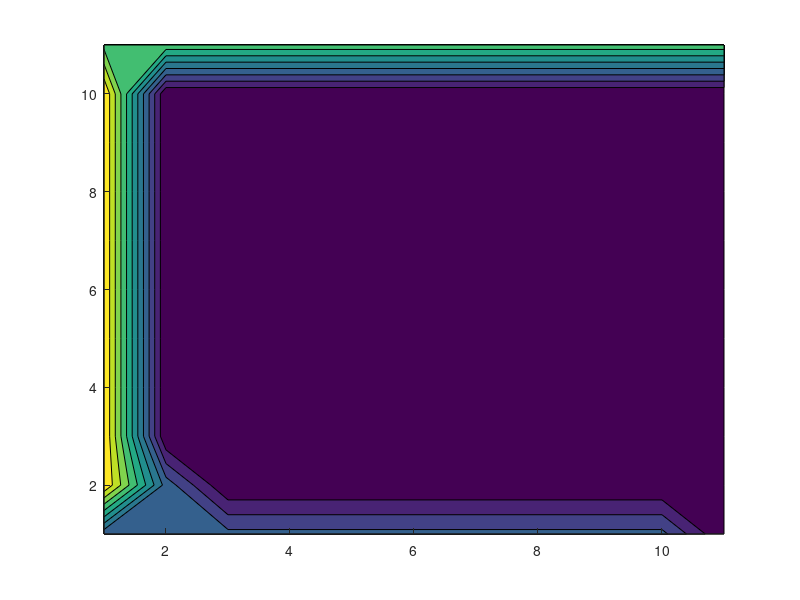

The MATLAB source for this figure: (Note: this script raises an error after producing the figure.)
clc; clear all;
n = 11;           % grid size
dt = 0.01;        % time step
num_steps = 100;  % number of iterations

% initial conditions
phi = zeros(n, n); % Temperature matrix
phi(:, 1) = 10;     % Left boundary
phi(1, :) = 3;     % Bottom boundary
phi(:, end) = 0;   % Right boundary
phi(end, :) = 7;   % Top boundary

% simulation
error_margin = zeros(num_steps, 1);
for step = 1:num_steps
    for i = 2:n-1
        for j = 2:n-1
            phi_prev = phi;
            phi(i, j) = (phi(i+1, j) + phi(i-1, j) + phi(i, j+1) + phi(i, j-1))/4;
            phi(:, 1) = 10;    % Left boundary
            phi(1, :) = 3;     % Boundary boundary
            phi(:, end) = 0;   % Right boundary
            phi(end, :) = 7;   % Top boundary
            error_margin(step) = max(abs(phi(:) - phi_prev(:)));
            
            % visualization
            contourf(phi, 'EdgeColor','none');
            colorbar();
            title(['Time Step: ' num2str(step) ', Error Margin: ', num2str(error_margin(step))]);
            drawnow;
        end
    end
end

% verification
figure(2);
plot(1:num_steps, error_margin);
xlabel('Time Step');
ylabel('Error Margin');
title('Error Margin Over Time')
